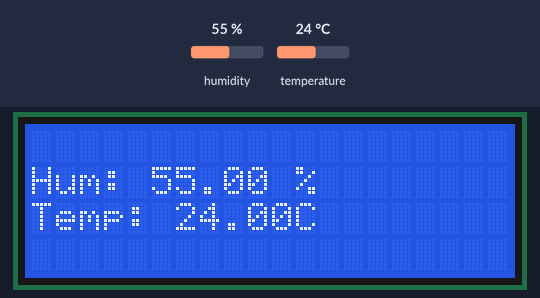
Simulated run of this program. Board: Arduino Uno, built with avr-gcc and run on an emulated ATmega328P. Parts: 20×4 character LCD. The inputs (shaded band) are chosen by the test bench; at power-on: humidity 55 %, temperature 24 °C.

Above: at 2.6 s.
2.7 s: humidity set to 22 %
At 4.4 s:
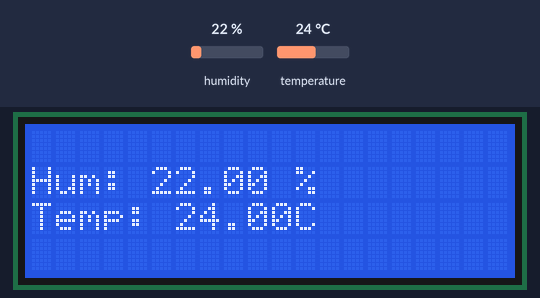
5.7 s: temperature set to 12 °C
At 7.1 s:
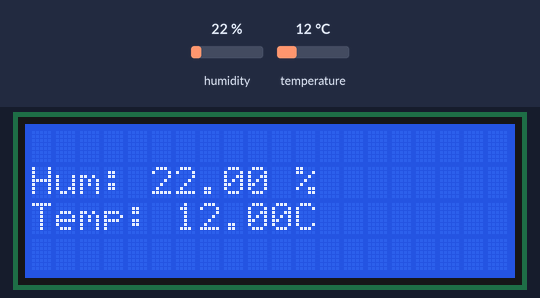
8.7 s: humidity set to 40 %
At 11.2 s:
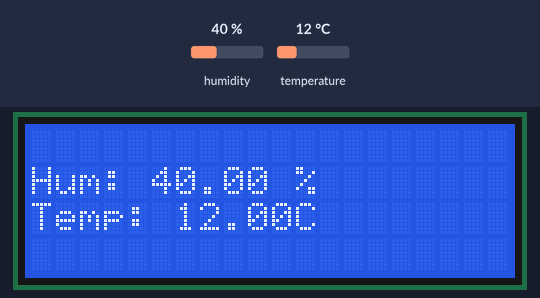
11.7 s: temperature set to 19 °C
Timing chart, 0 to 14.7 s (numbered marks = the images above; inputs shaded):
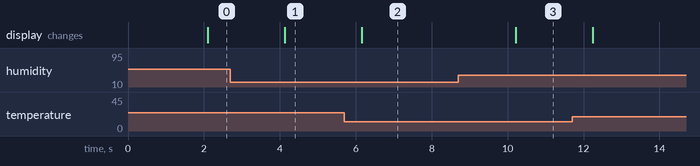

Measured:
- after the input at 2.7 s, the display: changes after 1.4 s (image 1)
- after the input at 5.7 s, the display: changes after 0.46 s (image 2)
- after the input at 8.7 s, the display: changes after 1.5 s (image 3)

The program:

main.cpp
```cpp
#include <Arduino.h>
#include <LiquidCrystal_I2C.h>
#include <DHT.h>
#include <Adafruit_Sensor.h>

#define DHTPIN 2
#define DHTTYPE DHT22

LiquidCrystal_I2C lcd(0x27, 20, 4);

DHT dht(DHTPIN, DHTTYPE);

void setup(){
  Serial.begin(9600);
  lcd.init();
  lcd.backlight();
  dht.begin();
}

void loop()
{
  delay(2000);

  float h = dht.readHumidity();
  float t = dht.readTemperature();

  if (isnan(h) || isnan(t)){
    lcd.setCursor(0, 0);
    lcd.print("> Failed to read from DHT Sensor <");
    lcd.clear();
    return;
  }

  lcd.setCursor(0, 1);
  lcd.print("Hum: ");
  lcd.print(h);
  lcd.print(" % ");
  lcd.setCursor(0, 2);
  lcd.print("Temp: ");
  lcd.print(t);
  lcd.print("C");
}
```
